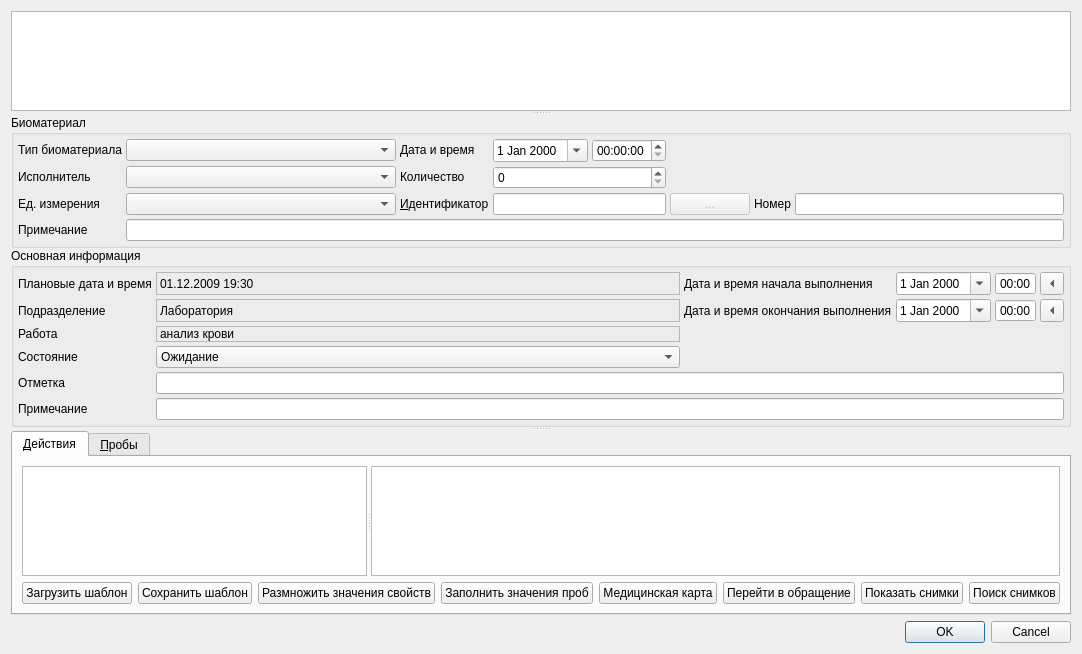
<?xml version="1.0" encoding="UTF-8"?>
<ui version="4.0">
 <class>JobTicketEditorDialog</class>
 <widget class="QDialog" name="JobTicketEditorDialog">
  <property name="geometry">
   <rect>
    <x>0</x>
    <y>0</y>
    <width>1069</width>
    <height>654</height>
   </rect>
  </property>
  <property name="windowTitle">
   <string>ChangeMe!</string>
  </property>
  <property name="sizeGripEnabled">
   <bool>false</bool>
  </property>
  <layout class="QVBoxLayout" name="verticalLayout_2">
   <item>
    <widget class="QSplitter" name="splitter_2">
     <property name="orientation">
      <enum>Qt::Vertical</enum>
     </property>
     <widget class="CTextBrowser" name="txtClientInfoBrowser">
      <property name="sizePolicy">
       <sizepolicy hsizetype="Expanding" vsizetype="Expanding">
        <horstretch>0</horstretch>
        <verstretch>1</verstretch>
       </sizepolicy>
      </property>
      <property name="minimumSize">
       <size>
        <width>0</width>
        <height>100</height>
       </size>
      </property>
      <property name="focusPolicy">
       <enum>Qt::ClickFocus</enum>
      </property>
      <property name="readOnly">
       <bool>true</bool>
      </property>
      <property name="html">
       <string>&lt;!DOCTYPE HTML PUBLIC &quot;-//W3C//DTD HTML 4.0//EN&quot; &quot;http://www.w3.org/TR/REC-html40/strict.dtd&quot;&gt;
&lt;html&gt;&lt;head&gt;&lt;meta name=&quot;qrichtext&quot; content=&quot;1&quot; /&gt;&lt;style type=&quot;text/css&quot;&gt;
p, li { white-space: pre-wrap; }
&lt;/style&gt;&lt;/head&gt;&lt;body style=&quot; font-family:'MS Shell Dlg 2'; font-size:8.25pt; font-weight:400; font-style:normal;&quot;&gt;
&lt;p style=&quot;-qt-paragraph-type:empty; margin-top:0px; margin-bottom:0px; margin-left:0px; margin-right:0px; -qt-block-indent:0; text-indent:0px; font-size:8pt;&quot;&gt;&lt;br /&gt;&lt;/p&gt;&lt;/body&gt;&lt;/html&gt;</string>
      </property>
      <property name="textInteractionFlags">
       <set>Qt::TextBrowserInteraction</set>
      </property>
     </widget>
     <widget class="QFrame" name="frmCommon">
      <property name="sizePolicy">
       <sizepolicy hsizetype="Preferred" vsizetype="Maximum">
        <horstretch>0</horstretch>
        <verstretch>0</verstretch>
       </sizepolicy>
      </property>
      <property name="frameShape">
       <enum>QFrame::NoFrame</enum>
      </property>
      <property name="frameShadow">
       <enum>QFrame::Plain</enum>
      </property>
      <property name="lineWidth">
       <number>0</number>
      </property>
      <layout class="QVBoxLayout" name="verticalLayout_3">
       <property name="spacing">
        <number>0</number>
       </property>
       <property name="margin">
        <number>0</number>
       </property>
       <item>
        <widget class="QGroupBox" name="grpTissue">
         <property name="sizePolicy">
          <sizepolicy hsizetype="Preferred" vsizetype="Maximum">
           <horstretch>0</horstretch>
           <verstretch>0</verstretch>
          </sizepolicy>
         </property>
         <property name="title">
          <string>Биоматериал</string>
         </property>
         <layout class="QGridLayout" name="gridLayout_3">
          <property name="margin">
           <number>4</number>
          </property>
          <property name="spacing">
           <number>4</number>
          </property>
          <item row="1" column="0" colspan="2">
           <widget class="QLabel" name="lblTissueType">
            <property name="sizePolicy">
             <sizepolicy hsizetype="Preferred" vsizetype="Maximum">
              <horstretch>0</horstretch>
              <verstretch>0</verstretch>
             </sizepolicy>
            </property>
            <property name="text">
             <string>Тип биоматериала</string>
            </property>
            <property name="buddy">
             <cstring>cmbTissueType</cstring>
            </property>
           </widget>
          </item>
          <item row="1" column="2">
           <widget class="CRBComboBox" name="cmbTissueType">
            <property name="sizePolicy">
             <sizepolicy hsizetype="Expanding" vsizetype="Fixed">
              <horstretch>0</horstretch>
              <verstretch>0</verstretch>
             </sizepolicy>
            </property>
           </widget>
          </item>
          <item row="1" column="3">
           <widget class="QLabel" name="lblTissueDateTime">
            <property name="sizePolicy">
             <sizepolicy hsizetype="Preferred" vsizetype="Maximum">
              <horstretch>0</horstretch>
              <verstretch>0</verstretch>
             </sizepolicy>
            </property>
            <property name="text">
             <string>Дата и время</string>
            </property>
            <property name="buddy">
             <cstring>edtTissueDate</cstring>
            </property>
           </widget>
          </item>
          <item row="1" column="4">
           <widget class="CDateEdit" name="edtTissueDate">
            <property name="calendarPopup">
             <bool>true</bool>
            </property>
           </widget>
          </item>
          <item row="1" column="5">
           <widget class="QTimeEdit" name="edtTissueTime"/>
          </item>
          <item row="3" column="3">
           <widget class="QLabel" name="lblTissueExternalId">
            <property name="sizePolicy">
             <sizepolicy hsizetype="Preferred" vsizetype="Maximum">
              <horstretch>0</horstretch>
              <verstretch>0</verstretch>
             </sizepolicy>
            </property>
            <property name="text">
             <string>&amp;Идентификатор</string>
            </property>
            <property name="buddy">
             <cstring>edtTissueExternalId</cstring>
            </property>
           </widget>
          </item>
          <item row="3" column="4" colspan="2">
           <widget class="QLineEdit" name="edtTissueExternalId">
            <property name="readOnly">
             <bool>true</bool>
            </property>
           </widget>
          </item>
          <item row="5" column="0" colspan="2">
           <widget class="QLabel" name="lblTissueNote">
            <property name="sizePolicy">
             <sizepolicy hsizetype="Preferred" vsizetype="Maximum">
              <horstretch>0</horstretch>
              <verstretch>0</verstretch>
             </sizepolicy>
            </property>
            <property name="text">
             <string>Примечание</string>
            </property>
            <property name="buddy">
             <cstring>edtTissueNote</cstring>
            </property>
           </widget>
          </item>
          <item row="5" column="2" colspan="7">
           <widget class="QLineEdit" name="edtTissueNote"/>
          </item>
          <item row="1" column="6" colspan="3">
           <spacer name="horizontalSpacer_2">
            <property name="orientation">
             <enum>Qt::Horizontal</enum>
            </property>
            <property name="sizeHint" stdset="0">
             <size>
              <width>40</width>
              <height>20</height>
             </size>
            </property>
           </spacer>
          </item>
          <item row="2" column="3">
           <widget class="QLabel" name="lblTissueAmount">
            <property name="sizePolicy">
             <sizepolicy hsizetype="Preferred" vsizetype="Maximum">
              <horstretch>0</horstretch>
              <verstretch>0</verstretch>
             </sizepolicy>
            </property>
            <property name="text">
             <string>Количество</string>
            </property>
            <property name="buddy">
             <cstring>edtTissueAmount</cstring>
            </property>
           </widget>
          </item>
          <item row="2" column="4" colspan="2">
           <widget class="QSpinBox" name="edtTissueAmount">
            <property name="maximum">
             <number>999999</number>
            </property>
           </widget>
          </item>
          <item row="2" column="0">
           <widget class="QLabel" name="lblTissyeExecPerson">
            <property name="sizePolicy">
             <sizepolicy hsizetype="Preferred" vsizetype="Maximum">
              <horstretch>0</horstretch>
              <verstretch>0</verstretch>
             </sizepolicy>
            </property>
            <property name="text">
             <string>Исполнитель</string>
            </property>
            <property name="buddy">
             <cstring>cmbTissueExecPerson</cstring>
            </property>
           </widget>
          </item>
          <item row="2" column="2">
           <widget class="CPersonComboBoxEx" name="cmbTissueExecPerson">
            <property name="sizePolicy">
             <sizepolicy hsizetype="Expanding" vsizetype="Fixed">
              <horstretch>0</horstretch>
              <verstretch>0</verstretch>
             </sizepolicy>
            </property>
           </widget>
          </item>
          <item row="3" column="0">
           <widget class="QLabel" name="lblTissueUnit">
            <property name="sizePolicy">
             <sizepolicy hsizetype="Preferred" vsizetype="Maximum">
              <horstretch>0</horstretch>
              <verstretch>0</verstretch>
             </sizepolicy>
            </property>
            <property name="text">
             <string>Ед. измерения</string>
            </property>
            <property name="buddy">
             <cstring>cmbTissueUnit</cstring>
            </property>
           </widget>
          </item>
          <item row="3" column="2">
           <widget class="CRBComboBox" name="cmbTissueUnit">
            <property name="sizePolicy">
             <sizepolicy hsizetype="Expanding" vsizetype="Fixed">
              <horstretch>0</horstretch>
              <verstretch>0</verstretch>
             </sizepolicy>
            </property>
           </widget>
          </item>
          <item row="3" column="7">
           <widget class="QLabel" name="lblTissueNumber">
            <property name="text">
             <string>Номер</string>
            </property>
           </widget>
          </item>
          <item row="3" column="8">
           <widget class="QLineEdit" name="edtTissueNumber">
            <property name="readOnly">
             <bool>true</bool>
            </property>
           </widget>
          </item>
          <item row="3" column="6">
           <widget class="QPushButton" name="btnPrintTissueLabel">
            <property name="enabled">
             <bool>false</bool>
            </property>
            <property name="text">
             <string>...</string>
            </property>
           </widget>
          </item>
         </layout>
        </widget>
       </item>
       <item>
        <widget class="QGroupBox" name="grpMain">
         <property name="sizePolicy">
          <sizepolicy hsizetype="Preferred" vsizetype="Fixed">
           <horstretch>0</horstretch>
           <verstretch>0</verstretch>
          </sizepolicy>
         </property>
         <property name="title">
          <string>Основная информация</string>
         </property>
         <layout class="QGridLayout" name="gridLayout">
          <property name="sizeConstraint">
           <enum>QLayout::SetMinimumSize</enum>
          </property>
          <property name="margin">
           <number>4</number>
          </property>
          <property name="spacing">
           <number>4</number>
          </property>
          <item row="0" column="0">
           <widget class="QLabel" name="lblDatetime">
            <property name="sizePolicy">
             <sizepolicy hsizetype="Maximum" vsizetype="Preferred">
              <horstretch>0</horstretch>
              <verstretch>0</verstretch>
             </sizepolicy>
            </property>
            <property name="text">
             <string>Плановые дата и время</string>
            </property>
           </widget>
          </item>
          <item row="0" column="1">
           <widget class="QLabel" name="lblDatetimeValue">
            <property name="frameShape">
             <enum>QFrame::StyledPanel</enum>
            </property>
            <property name="frameShadow">
             <enum>QFrame::Sunken</enum>
            </property>
            <property name="text">
             <string>01.12.2009 19:30</string>
            </property>
           </widget>
          </item>
          <item row="0" column="2">
           <widget class="QLabel" name="lblBegDateTime">
            <property name="sizePolicy">
             <sizepolicy hsizetype="Maximum" vsizetype="Preferred">
              <horstretch>0</horstretch>
              <verstretch>0</verstretch>
             </sizepolicy>
            </property>
            <property name="text">
             <string>Дата и время начала выполнения</string>
            </property>
            <property name="buddy">
             <cstring>edtBegDate</cstring>
            </property>
           </widget>
          </item>
          <item row="0" column="3">
           <widget class="CDateEdit" name="edtBegDate">
            <property name="sizePolicy">
             <sizepolicy hsizetype="Maximum" vsizetype="Fixed">
              <horstretch>0</horstretch>
              <verstretch>0</verstretch>
             </sizepolicy>
            </property>
            <property name="calendarPopup">
             <bool>true</bool>
            </property>
           </widget>
          </item>
          <item row="0" column="4">
           <widget class="QTimeEdit" name="edtBegTime">
            <property name="sizePolicy">
             <sizepolicy hsizetype="Maximum" vsizetype="Fixed">
              <horstretch>0</horstretch>
              <verstretch>0</verstretch>
             </sizepolicy>
            </property>
            <property name="buttonSymbols">
             <enum>QAbstractSpinBox::NoButtons</enum>
            </property>
            <property name="displayFormat">
             <string>HH:mm</string>
            </property>
            <property name="currentSectionIndex">
             <number>0</number>
            </property>
           </widget>
          </item>
          <item row="0" column="5">
           <widget class="QToolButton" name="btnSetBegDateTime">
            <property name="text">
             <string>...</string>
            </property>
            <property name="arrowType">
             <enum>Qt::LeftArrow</enum>
            </property>
           </widget>
          </item>
          <item row="1" column="0">
           <widget class="QLabel" name="lblOrgStructure">
            <property name="sizePolicy">
             <sizepolicy hsizetype="Maximum" vsizetype="Preferred">
              <horstretch>0</horstretch>
              <verstretch>0</verstretch>
             </sizepolicy>
            </property>
            <property name="text">
             <string>Подразделение</string>
            </property>
           </widget>
          </item>
          <item row="1" column="1">
           <widget class="QLabel" name="lblOrgStructureValue">
            <property name="frameShape">
             <enum>QFrame::StyledPanel</enum>
            </property>
            <property name="frameShadow">
             <enum>QFrame::Sunken</enum>
            </property>
            <property name="text">
             <string>Лаборатория</string>
            </property>
           </widget>
          </item>
          <item row="1" column="2">
           <widget class="QLabel" name="lblEndDatetime">
            <property name="sizePolicy">
             <sizepolicy hsizetype="Maximum" vsizetype="Preferred">
              <horstretch>0</horstretch>
              <verstretch>0</verstretch>
             </sizepolicy>
            </property>
            <property name="text">
             <string>Дата и время окончания выполнения</string>
            </property>
            <property name="buddy">
             <cstring>edtEndDate</cstring>
            </property>
           </widget>
          </item>
          <item row="1" column="3">
           <widget class="CDateEdit" name="edtEndDate">
            <property name="sizePolicy">
             <sizepolicy hsizetype="Maximum" vsizetype="Fixed">
              <horstretch>0</horstretch>
              <verstretch>0</verstretch>
             </sizepolicy>
            </property>
            <property name="calendarPopup">
             <bool>true</bool>
            </property>
           </widget>
          </item>
          <item row="1" column="4">
           <widget class="QTimeEdit" name="edtEndTime">
            <property name="sizePolicy">
             <sizepolicy hsizetype="Maximum" vsizetype="Fixed">
              <horstretch>0</horstretch>
              <verstretch>0</verstretch>
             </sizepolicy>
            </property>
            <property name="buttonSymbols">
             <enum>QAbstractSpinBox::NoButtons</enum>
            </property>
            <property name="displayFormat">
             <string>HH:mm</string>
            </property>
            <property name="currentSectionIndex">
             <number>0</number>
            </property>
           </widget>
          </item>
          <item row="1" column="5">
           <widget class="QToolButton" name="btnSetEndDateTime">
            <property name="text">
             <string>...</string>
            </property>
            <property name="arrowType">
             <enum>Qt::LeftArrow</enum>
            </property>
           </widget>
          </item>
          <item row="2" column="0">
           <widget class="QLabel" name="lblJobType">
            <property name="sizePolicy">
             <sizepolicy hsizetype="Maximum" vsizetype="Preferred">
              <horstretch>0</horstretch>
              <verstretch>0</verstretch>
             </sizepolicy>
            </property>
            <property name="text">
             <string>Работа</string>
            </property>
           </widget>
          </item>
          <item row="2" column="1">
           <widget class="QLabel" name="lblJobTypeValue">
            <property name="frameShape">
             <enum>QFrame::StyledPanel</enum>
            </property>
            <property name="frameShadow">
             <enum>QFrame::Sunken</enum>
            </property>
            <property name="text">
             <string>анализ крови</string>
            </property>
           </widget>
          </item>
          <item row="3" column="0">
           <widget class="QLabel" name="lblStatus">
            <property name="sizePolicy">
             <sizepolicy hsizetype="Maximum" vsizetype="Preferred">
              <horstretch>0</horstretch>
              <verstretch>0</verstretch>
             </sizepolicy>
            </property>
            <property name="text">
             <string>Состояние</string>
            </property>
            <property name="buddy">
             <cstring>cmbStatus</cstring>
            </property>
           </widget>
          </item>
          <item row="3" column="1">
           <widget class="QComboBox" name="cmbStatus">
            <item>
             <property name="text">
              <string>Ожидание</string>
             </property>
            </item>
            <item>
             <property name="text">
              <string>Выполняется</string>
             </property>
            </item>
            <item>
             <property name="text">
              <string>Закончено</string>
             </property>
            </item>
           </widget>
          </item>
          <item row="4" column="0">
           <widget class="QLabel" name="lblLabel">
            <property name="sizePolicy">
             <sizepolicy hsizetype="Maximum" vsizetype="Preferred">
              <horstretch>0</horstretch>
              <verstretch>0</verstretch>
             </sizepolicy>
            </property>
            <property name="text">
             <string>Отметка</string>
            </property>
            <property name="buddy">
             <cstring>edtLabel</cstring>
            </property>
           </widget>
          </item>
          <item row="4" column="1" colspan="5">
           <widget class="QLineEdit" name="edtLabel"/>
          </item>
          <item row="5" column="0">
           <widget class="QLabel" name="lblNote">
            <property name="sizePolicy">
             <sizepolicy hsizetype="Maximum" vsizetype="Preferred">
              <horstretch>0</horstretch>
              <verstretch>0</verstretch>
             </sizepolicy>
            </property>
            <property name="text">
             <string>Примечание</string>
            </property>
            <property name="buddy">
             <cstring>edtNote</cstring>
            </property>
           </widget>
          </item>
          <item row="5" column="1" colspan="5">
           <widget class="QLineEdit" name="edtNote"/>
          </item>
         </layout>
        </widget>
       </item>
      </layout>
     </widget>
     <widget class="QTabWidget" name="tabWidget">
      <property name="enabled">
       <bool>true</bool>
      </property>
      <property name="tabPosition">
       <enum>QTabWidget::North</enum>
      </property>
      <property name="currentIndex">
       <number>0</number>
      </property>
      <property name="elideMode">
       <enum>Qt::ElideNone</enum>
      </property>
      <property name="usesScrollButtons">
       <bool>true</bool>
      </property>
      <property name="documentMode">
       <bool>false</bool>
      </property>
      <property name="tabsClosable">
       <bool>false</bool>
      </property>
      <property name="movable">
       <bool>false</bool>
      </property>
      <widget class="QWidget" name="tabActions">
       <attribute name="title">
        <string>&amp;Действия</string>
       </attribute>
       <layout class="QVBoxLayout" name="verticalLayout">
        <item>
         <widget class="QSplitter" name="splitter">
          <property name="orientation">
           <enum>Qt::Horizontal</enum>
          </property>
          <widget class="CTableView" name="tblActions">
           <property name="sizePolicy">
            <sizepolicy hsizetype="Expanding" vsizetype="Expanding">
             <horstretch>1</horstretch>
             <verstretch>0</verstretch>
            </sizepolicy>
           </property>
          </widget>
          <widget class="QWidget" name="widget" native="true">
           <property name="sizePolicy">
            <sizepolicy hsizetype="Preferred" vsizetype="Preferred">
             <horstretch>2</horstretch>
             <verstretch>0</verstretch>
            </sizepolicy>
           </property>
           <layout class="QGridLayout" name="gridLayout_2">
            <property name="margin">
             <number>0</number>
            </property>
            <property name="spacing">
             <number>4</number>
            </property>
            <item row="0" column="0" colspan="11">
             <widget class="CActionPropertiesTableView" name="tblProps">
              <property name="sizePolicy">
               <sizepolicy hsizetype="Expanding" vsizetype="Expanding">
                <horstretch>0</horstretch>
                <verstretch>0</verstretch>
               </sizepolicy>
              </property>
             </widget>
            </item>
           </layout>
          </widget>
         </widget>
        </item>
        <item>
         <layout class="QGridLayout" name="gridLayout_5">
          <item row="0" column="2">
           <widget class="QPushButton" name="btnSaveAsTemplate">
            <property name="text">
             <string>Сохранить шаблон</string>
            </property>
           </widget>
          </item>
          <item row="0" column="3">
           <widget class="QPushButton" name="btnCloneValues">
            <property name="sizePolicy">
             <sizepolicy hsizetype="Preferred" vsizetype="Fixed">
              <horstretch>0</horstretch>
              <verstretch>0</verstretch>
             </sizepolicy>
            </property>
            <property name="text">
             <string>Размножить значения свойств</string>
            </property>
           </widget>
          </item>
          <item row="0" column="4">
           <widget class="QPushButton" name="btnFillPropertiesValue">
            <property name="text">
             <string>Заполнить значения проб</string>
            </property>
           </widget>
          </item>
          <item row="0" column="6">
           <widget class="QPushButton" name="btnEditEvent">
            <property name="text">
             <string>Перейти в обращение</string>
            </property>
           </widget>
          </item>
          <item row="0" column="5">
           <widget class="QPushButton" name="btnAmbCard">
            <property name="text">
             <string>Медицинская карта</string>
            </property>
           </widget>
          </item>
          <item row="0" column="7">
           <widget class="QPushButton" name="btnShowSnapshots">
            <property name="text">
             <string>Показать снимки</string>
            </property>
           </widget>
          </item>
          <item row="0" column="8">
           <widget class="QPushButton" name="btnFindSnapshots">
            <property name="text">
             <string>Поиск снимков</string>
            </property>
           </widget>
          </item>
          <item row="0" column="1">
           <widget class="CActionTemplateChooseButton" name="btnLoadTemplate">
            <property name="text">
             <string>Загрузить шаблон</string>
            </property>
           </widget>
          </item>
          <item row="0" column="0">
           <spacer name="horizontalSpacer_3">
            <property name="orientation">
             <enum>Qt::Horizontal</enum>
            </property>
            <property name="sizeHint" stdset="0">
             <size>
              <width>40</width>
              <height>20</height>
             </size>
            </property>
           </spacer>
          </item>
          <item row="0" column="10">
           <spacer name="horizontalSpacer_4">
            <property name="orientation">
             <enum>Qt::Horizontal</enum>
            </property>
            <property name="sizeHint" stdset="0">
             <size>
              <width>40</width>
              <height>20</height>
             </size>
            </property>
           </spacer>
          </item>
         </layout>
        </item>
       </layout>
      </widget>
      <widget class="QWidget" name="tabProbes">
       <attribute name="title">
        <string>&amp;Пробы</string>
       </attribute>
       <layout class="QGridLayout" name="gridLayout_4">
        <item row="0" column="0">
         <widget class="CJobTicketProbeTreeView" name="tblTreeProbe"/>
        </item>
       </layout>
      </widget>
     </widget>
    </widget>
   </item>
   <item>
    <widget class="QDialogButtonBox" name="buttonBox">
     <property name="orientation">
      <enum>Qt::Horizontal</enum>
     </property>
     <property name="standardButtons">
      <set>QDialogButtonBox::Cancel|QDialogButtonBox::Ok</set>
     </property>
    </widget>
   </item>
  </layout>
 </widget>
 <customwidgets>
  <customwidget>
   <class>CRBComboBox</class>
   <extends>QComboBox</extends>
   <header>library/crbcombobox.h</header>
  </customwidget>
  <customwidget>
   <class>CTableView</class>
   <extends>QTableView</extends>
   <header>library/TableView.h</header>
  </customwidget>
  <customwidget>
   <class>CDateEdit</class>
   <extends>QDateEdit</extends>
   <header>library/DateEdit.h</header>
  </customwidget>
  <customwidget>
   <class>CTextBrowser</class>
   <extends>QTextBrowser</extends>
   <header>library/TextBrowser.h</header>
  </customwidget>
  <customwidget>
   <class>CPersonComboBoxEx</class>
   <extends>QComboBox</extends>
   <header>Orgs/PersonComboBoxEx.h</header>
  </customwidget>
  <customwidget>
   <class>CActionPropertiesTableView</class>
   <extends>QTableView</extends>
   <header>Events/ActionPropertiesTable.h</header>
  </customwidget>
  <customwidget>
   <class>CActionTemplateChooseButton</class>
   <extends>QPushButton</extends>
   <header>Events/ActionTemplateChoose.h</header>
  </customwidget>
  <customwidget>
   <class>CJobTicketProbeTreeView</class>
   <extends>QTreeView</extends>
   <header>Resources/JobTicketProbeModel.h</header>
  </customwidget>
 </customwidgets>
 <tabstops>
  <tabstop>cmbTissueType</tabstop>
  <tabstop>edtTissueDate</tabstop>
  <tabstop>edtTissueTime</tabstop>
  <tabstop>cmbTissueExecPerson</tabstop>
  <tabstop>edtTissueAmount</tabstop>
  <tabstop>cmbTissueUnit</tabstop>
  <tabstop>edtTissueExternalId</tabstop>
  <tabstop>btnPrintTissueLabel</tabstop>
  <tabstop>edtTissueNumber</tabstop>
  <tabstop>edtTissueNote</tabstop>
  <tabstop>edtBegDate</tabstop>
  <tabstop>edtBegTime</tabstop>
  <tabstop>btnSetBegDateTime</tabstop>
  <tabstop>edtEndDate</tabstop>
  <tabstop>edtEndTime</tabstop>
  <tabstop>btnSetEndDateTime</tabstop>
  <tabstop>cmbStatus</tabstop>
  <tabstop>edtLabel</tabstop>
  <tabstop>edtNote</tabstop>
  <tabstop>tabWidget</tabstop>
  <tabstop>tblActions</tabstop>
  <tabstop>tblProps</tabstop>
  <tabstop>tblTreeProbe</tabstop>
  <tabstop>buttonBox</tabstop>
 </tabstops>
 <resources/>
 <connections>
  <connection>
   <sender>buttonBox</sender>
   <signal>accepted()</signal>
   <receiver>JobTicketEditorDialog</receiver>
   <slot>accept()</slot>
   <hints>
    <hint type="sourcelabel">
     <x>191</x>
     <y>629</y>
    </hint>
    <hint type="destinationlabel">
     <x>156</x>
     <y>417</y>
    </hint>
   </hints>
  </connection>
  <connection>
   <sender>buttonBox</sender>
   <signal>rejected()</signal>
   <receiver>JobTicketEditorDialog</receiver>
   <slot>reject()</slot>
   <hints>
    <hint type="sourcelabel">
     <x>245</x>
     <y>629</y>
    </hint>
    <hint type="destinationlabel">
     <x>311</x>
     <y>411</y>
    </hint>
   </hints>
  </connection>
 </connections>
</ui>
